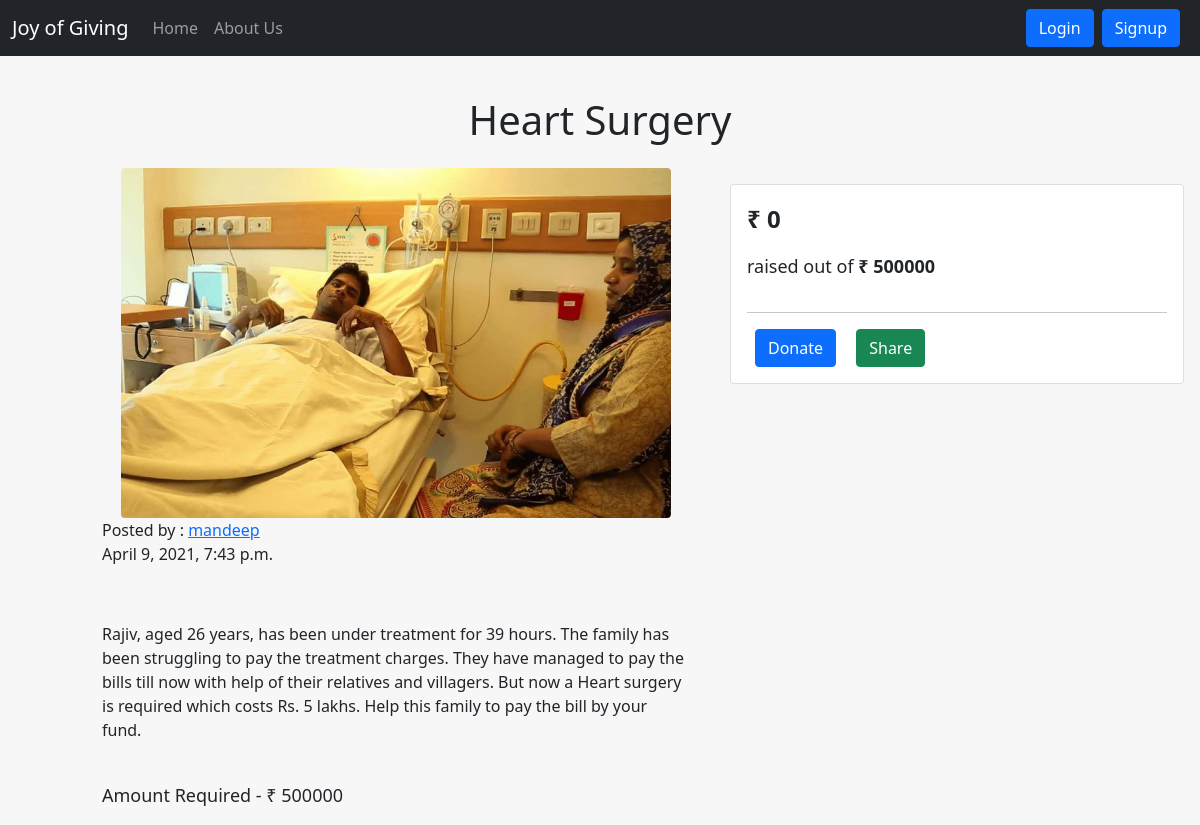
Page /mypost/2 on the committed database.
### home/models.py (models this page shows, shortened)
class Post(models.Model):
    user= models.ForeignKey(User,on_delete=models.CASCADE)
    Title = models.CharField(max_length=100)
    Description = models.TextField()
    Image = models.ImageField(upload_to='static/')
    Amount = models.IntegerField(null=True)
    slug = models.SlugField(max_length = 250, null = True, blank = True)
    timestamp = models.DateTimeField(auto_now_add=True)

### home/views.py (the view)
# urls.py: path("mypost/<int:pk>", views.mypost, name='mypost'),
def mypost(request, pk):
    post = get_object_or_404(Post, pk=pk)
    User = get_user_model()
    allusers = User.objects.all()
    context = {'allusers':allusers,'post': post}
    return render(request, 'mypost.html', context)

### templates/mypost.html (shortened to what this page needs)
{% extends 'base.html' %}
{% block body %}
<br>
<div class="row p-3">
    <h1 class="text-center">{{post.Title}}</h1>
</div>
<div class="row">
<div class="col-md-6 offset-md-1">
    <img src="{{ post.Image.url }}" class="rounded mx-auto d-block" height="350" alt="...">
    <p >Posted by :
    {% for user in allusers %}
    {%if user == post.user%}
    <a href="{%url 'userprofile' pk=user.pk %}">{{post.user}}</a>
    {%endif%}
    {% endfor %}
     <br>{{post.timestamp}}</p><br>
        <p style="font-size:18px">{{post.Description| linebreaks}}</p><br>
        <p style="font-size:18px">Amount Required - &#8377 {{post.Amount}}</p>
</div>
<div class="col">
    <div class="col">
    <div class="col p-3">
        <div class="card h-100 p-3">
            <p style="font-size:24px"><b>&#8377 0</b></p>
            <p style="font-size:18px">raised out of <b> &#8377 {{post.Amount}}</b></p>
            <hr>
            <div class="row">
                <div>
                <button type="button" class="btn btn-primary mx-2">Donate</button>
                <button type="button" class="btn btn-success mx-2">Share</button>
                </div>
            </div>
        </div>
    </div>
    </div>
</div>
{% endblock body %}

### templates/mypost.html (style rules this page uses)
.col { position: -webkit-sticky; position: sticky; top: 0; }

### rows in the picture
Post: Title "Heart Surgery", Image (picture), user "mandeep", timestamp "April 9, 2021, 7:43 p.m.", Description "Rajiv, aged 26 years, has been under treatment for 39 hours. The family has been struggling to pay the treatment charges. They have managed to pay the bills till now with help of their relatives and villagers. But now a Heart surgery is required which costs Rs. 5 lakhs. Help this family to pay the bill by your fund.", Amount "500000"
